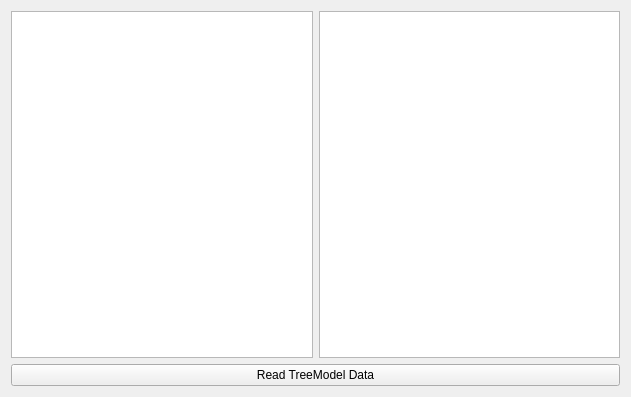
<?xml version="1.0" encoding="UTF-8"?>
<ui version="4.0">
 <class>Widget</class>
 <widget class="QWidget" name="Widget">
  <property name="geometry">
   <rect>
    <x>0</x>
    <y>0</y>
    <width>631</width>
    <height>397</height>
   </rect>
  </property>
  <property name="windowTitle">
   <string>Form</string>
  </property>
  <layout class="QVBoxLayout" name="verticalLayout">
   <item>
    <layout class="QHBoxLayout" name="horizontalLayout">
     <item>
      <widget class="QTreeView" name="treeView"/>
     </item>
     <item>
      <widget class="QListView" name="listView"/>
     </item>
    </layout>
   </item>
   <item>
    <widget class="QPushButton" name="btn_read_data">
     <property name="text">
      <string>Read TreeModel Data</string>
     </property>
    </widget>
   </item>
  </layout>
 </widget>
 <resources/>
 <connections/>
</ui>
